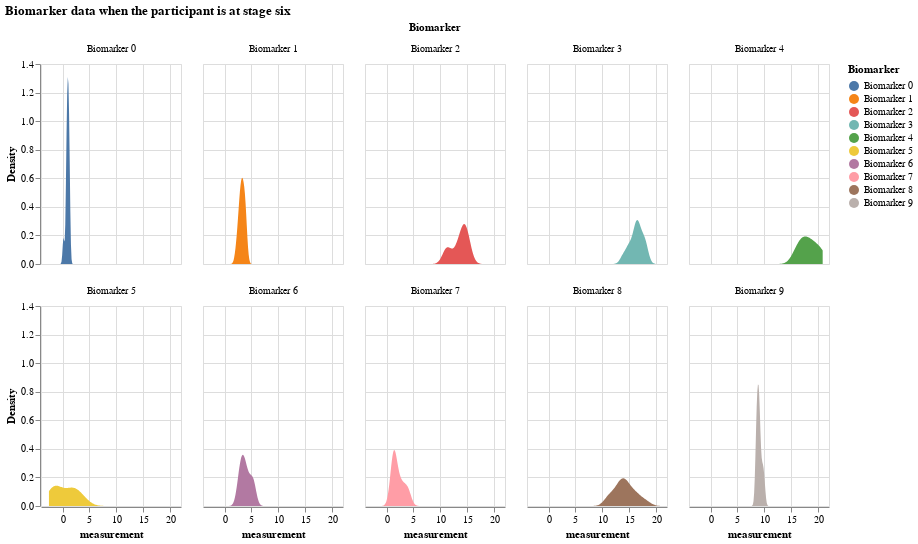

The cell this chart's notebook holds for it:
### Markdown cell above
### Distribution of all biomarker values when the participant is at a certain disease stage

### Code cell
# biomarker data when the participant is at stage 6
df_kj_6 = df_expanded[df_expanded.k_j == 6]
df_kj_6

alt.Chart(df_kj_6).transform_density(
    'measurement',
    as_=['measurement', 'Density'],
    groupby=['Biomarker']
).mark_area().encode(
    x="measurement:Q",
    y="Density:Q",
    facet = alt.Facet(
        "Biomarker:N",
        columns = 5
    ),
    color=alt.Color(
        'Biomarker:N'
    )
).properties(
    width= 140,
    height = 200,
).properties(
    title='Biomarker data when the participant is at stage six'
)

### Figure 1 — Vega-Lite specification as saved in the notebook (floating-point values rounded to 4 significant figures; data arrays with more than 128 entries replaced by an {"elided": "..."} marker saying what was removed)
{"config": {"view": {"continuousWidth": 300, "continuousHeight": 300}}, "data": {"name": "data-67f42d76dd2c54b3ec3ef3140355cb31"}, "mark": {"type": "area"}, "encoding": {"color": {"field": "Biomarker", "type": "nominal"}, "facet": {"columns": 5, "field": "Biomarker", "type": "nominal"}, "x": {"field": "measurement", "type": "quantitative"}, "y": {"field": "Density", "type": "quantitative"}}, "height": 200, "title": "Biomarker data when the participant is at stage six", "transform": [{"density": "measurement", "groupby": ["Biomarker"], "as": ["measurement", "Density"]}], "width": 140, "$schema": "https://vega.github.io/schema/vega-lite/v5.16.3.json", "datasets": {"data-67f42d76dd2c54b3ec3ef3140355cb31": {"elided": "130 records"}}}
